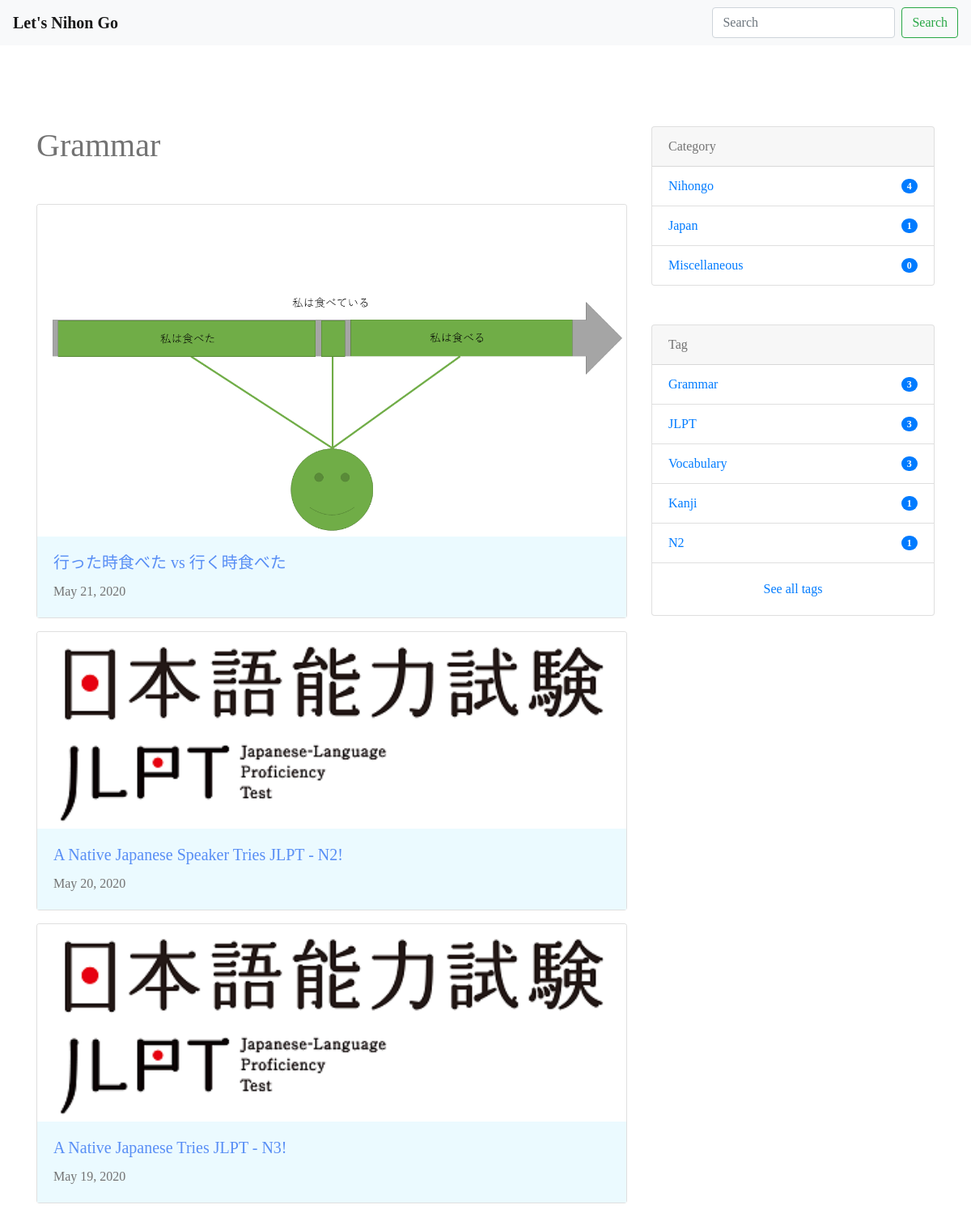
/tag/grammar/, run on an earlier commit of the app's database.
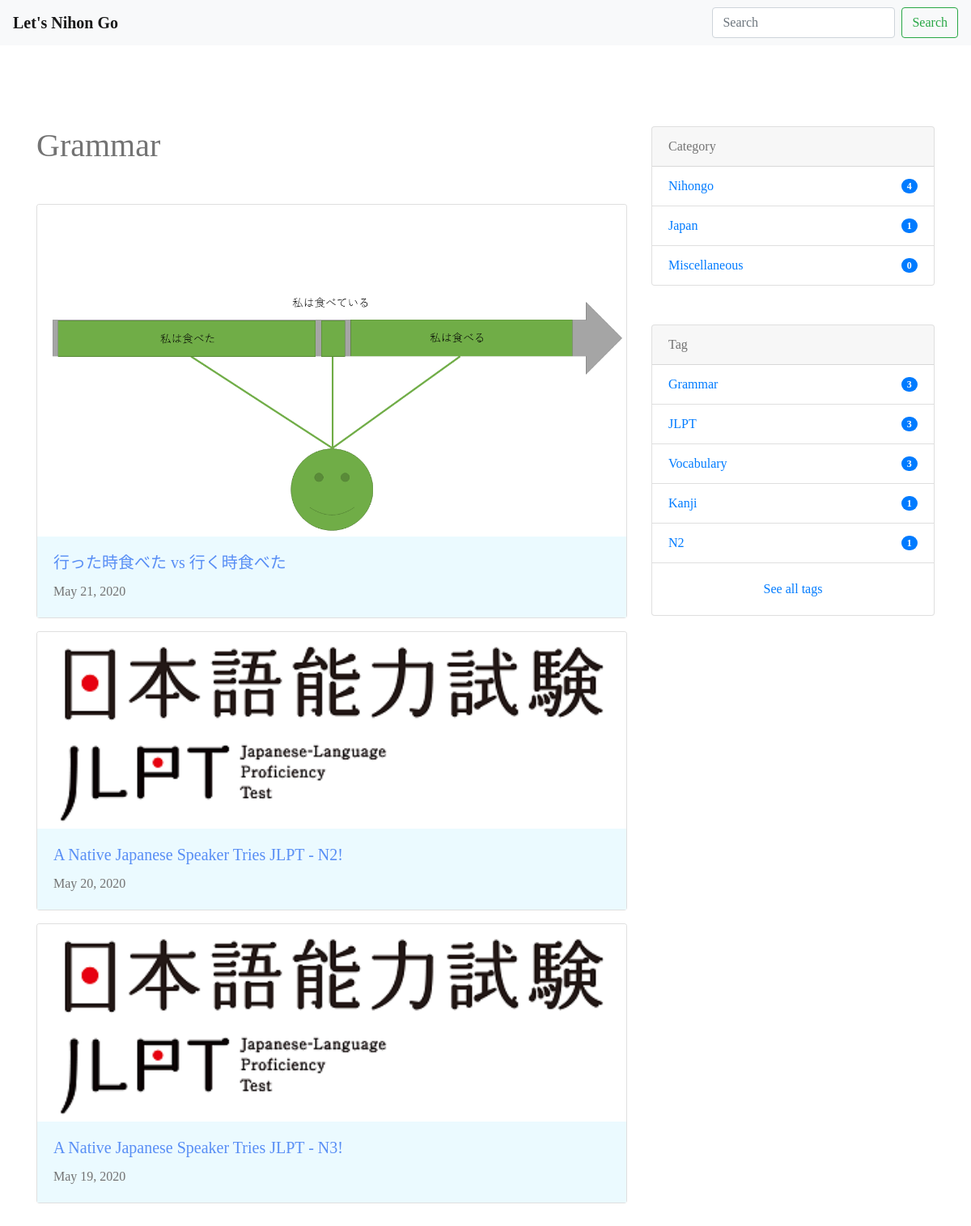
And on a later commit of the database.
### blog/models.py (models this page shows, shortened)
class Tag(models.Model):
    name = models.CharField(max_length=255)
    slug = models.SlugField(unique=True)
    timestamp = models.DateTimeField(auto_now_add=True)

class Post(models.Model):
    category = models.ForeignKey(Category, on_delete=models.PROTECT)
    tags = models.ManyToManyField(Tag, blank=True)
    title = models.CharField(max_length=255)
    image = models.ImageField(
        upload_to='post_images/', null=True, blank=True)
    content = MarkdownxField('content', help_text="markdown")
    description = models.TextField(blank=True)
    created_at = models.DateTimeField(auto_now_add=True)
    updated_at = models.DateTimeField(auto_now=True)
    published_at = models.DateTimeField(blank=True, null=True)
    is_public = models.BooleanField(default=False)
    class Meta:
        ordering = ['-created_at']

class Category(models.Model):
    name = models.CharField(max_length=255)
    slug = models.SlugField(unique=True)
    timestamp = models.DateTimeField(auto_now_add=True)

### blog/views.py (the view)
# urls.py: path('tag/<str:tag_slug>/', TagPostView.as_view(), name='tag_post'),
class TagPostView(ListView):
    model = Post
    template_name = 'blog/tag_post.html'
    def get_queryset(self):
        tag_slug = self.kwargs['tag_slug']
        self.tag = get_object_or_404(Tag, slug=tag_slug)
        qs = super().get_queryset().filter(tags=self.tag)
        return qs
    def get_context_data(self, **kwargs):
        context = super().get_context_data(**kwargs)
        context['tag'] = self.tag
        return context

### nihongo/context_processors.py (called while the page is built)
def common(request):
    context = {
        'categories': Category.objects.annotate(
            num_posts=Count('post', filter=Q(post__is_public=True))),
        'tags': Tag.objects.annotate(
            num_posts=Count('post', filter=Q(post__is_public=True))),
    }
    return context

### blog/templates/blog/tag_post.html (shortened to what this page needs)
{% extends "base.html" %}
{% load static %}
{% block content %}
<div class="container">
  <div class="row">
    <main class="col-md-8">
      <h1 class="mb-5">{{ tag.name }}</h1>
        {% include "blog/snippets/main_post_list.html" %}
    </main>
    <aside class="col-md-4">
      {% include "blog/snippets/sidebar.html" %}
    </aside>
  </div>
</div>
{% endblock %}

### blog/templates/base.html (shortened to what this page needs)
{% load static %}
<!DOCTYPE html>
<html lang="en">
  <head>
    <link rel="stylesheet" href="https://stackpath.bootstrapcdn.com/bootstrap/4.1.3/css/bootstrap.min.css">
    <link href="//netdna.bootstrapcdn.com/twitter-bootstrap/2.3.2/css/bootstrap-combined.no-icons.min.css" rel="stylesheet">
  <link href="//netdna.bootstrapcdn.com/font-awesome/3.2.1/css/font-awesome.css" rel="stylesheet">
  </head>
  <body>
    {% include "base/navbar.html" %}
    {% block content %}
    {% endblock %}
    <div class="empty col-12" style="height:100px;">
    </div>
  </body>
</html>

### blog/templates/base/navbar.html (shortened to what this page needs)
{% load static %}
<link rel="stylesheet" href="{% static 'blog/css/blog.css' %}">
<link rel="stylesheet" href="{% static 'blog/css/navbar.min.css' %}">
<nav class="navbar navbar-expand-lg navbar-light bg-light mb-4 sticky-menu">
  <a class="navbar-brand" style="font-weight: bold;" href="/">Let's Nihon Go</a>
  <div class="collapse navbar-collapse" id="navbarSupportedContent">
      {% include "blog/snippets/search_form.html" %}
  </div>
</nav>

### blog/templates/blog/snippets/search_form.html
<form class="form-inline my-2 my-lg-0" action="{% url 'blog:search_post' %}" method="GET">
  <input class="form-control mr-sm-2" type="search" name="q" value="{{ request.GET.q }}" placeholder="Search" aria-label="Search">
  <button class="btn btn-outline-success my-2 my-sm-0" type="submit">Search</button>
</form>

### blog/templates/blog/snippets/main_post_list.html (shortened to what this page needs)
{% load static %}
<link rel="stylesheet" href="{% static 'blog/css/main_post_list.min.css' %}">
<link rel="stylesheet" href="{% static 'blog/css/blog.css' %}">
{% for post in object_list %}
{% if user.is_authenticated or post.is_public %}
<div class="card mb-3 post-card">
  {% if post.image %}
  <a href="{% url 'blog:post_detail' post.id %}">
    <img class="card-img-top" src="{{ post.image.url }}" alt="{{ post.title }}">
  </a>
  {% endif %}
  <div class="card-body">
    <a href="{% url 'blog:post_detail' post.id %}">
      <h5 class="card-title">{{ post.title }}</h5>
    </a>
    <p class="card-text">{{ post.published_at|date }}</p>
  </div>
</div>
{% endif %}
{% empty %}
<p>No post yet</p>
{% endfor %}

### blog/templates/blog/snippets/sidebar.html
{% load static %}
<link rel="stylesheet" href="{% static 'blog/css/blog.css' %}">
<div class="card mb-5">
  <div class="card-header">
    Category
  </div>
  <ul class="list-group list-group-flush">
    {% for category in categories|dictsort:"id" %}
    <li class="list-group-item d-flex justify-content-between align-items-center">
      <a href="{% url 'blog:category_post' category.slug %}" class="card-link">{{ category.name }}</a>
      <span class="badge badge-primary badge-pill">{{ category.num_posts }}</span>
    </li>
    {% endfor %}
  </ul>
</div>
<div class="card mb-5 mt-5">
  <div class="card-header">
    Tag
  </div>
  <ul class="list-group list-group-flush">
    {% for tag in tags|dictsortreversed:"num_posts"|slice:":5" %}
    <li class="list-group-item d-flex justify-content-between align-items-center">
      <a href="{% url 'blog:tag_post' tag.slug %}" class="card-link">{{ tag.name }}</a>
      <span class="badge badge-primary badge-pill">{{ tag.num_posts }}</span>
    </li>
    {% endfor %}
  </ul>
  <div class="card-body text-center">
    <a href="{% url 'blog:tag_list' %}" class="card-link">See all tags</a>
  </div>
</div>

### static/blog/css/blog.css (style rules this page uses)
* { color: rgb(115, 115, 115); font-family: "hiragino"; box-sizing: border-box; }
.container { margin-top: 100px; }
img { width:100%; }

What changed in the data, as far as the page shows it:
changed Post: title "A Native Japanese Tries JLPT - N3!" → "A Native Japanese Speaker Tries JLPT - N3!"
